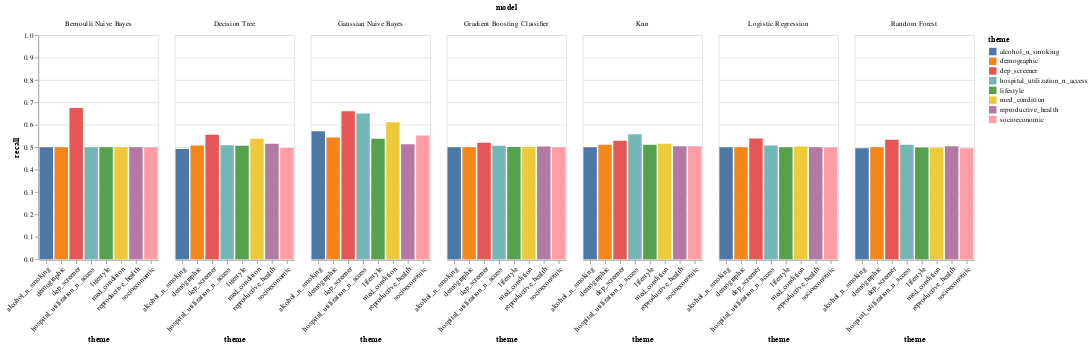

The notebook cell saved with this chart:
### Code cell
# TODO: Altair plot doesn't render

by_theme_recall

### Figure 1 — Vega-Lite specification as saved in the notebook (floating-point values rounded to 4 significant figures)
{"config": {"view": {"continuousWidth": 400, "continuousHeight": 300}}, "data": {"name": "data-a512b7a9f9e332ee0c0a6d427f814df2"}, "facet": {"field": "model", "type": "nominal"}, "spec": {"mark": "bar", "encoding": {"color": {"field": "theme", "type": "nominal"}, "x": {"axis": {"labelAngle": -45}, "field": "theme", "title": "theme", "type": "nominal"}, "y": {"field": "recall", "scale": {"domain": [0, 1]}, "title": "recall", "type": "quantitative"}}}, "$schema": "https://vega.github.io/schema/vega-lite/v4.17.0.json", "datasets": {"data-a512b7a9f9e332ee0c0a6d427f814df2": [{"model": "Bernoulli Naive Bayes", "grouping": "Macro Avg", "precision": 0.6145, "recall": 0.6752, "f1-score": 0.6324, "support": 1549.0, "accuracy": 0.827, "theme": "dep_screener"}, {"model": "Gaussian Naive Bayes", "grouping": "Macro Avg", "precision": 0.6186, "recall": 0.6605, "f1-score": 0.6337, "support": 1549.0, "accuracy": 0.8405, "theme": "dep_screener"}, {"model": "Decision Tree", "grouping": "Macro Avg", "precision": 0.5855, "recall": 0.5555, "f1-score": 0.5645, "support": 1549.0, "accuracy": 0.867, "theme": "dep_screener"}, {"model": "Logistic Regression", "grouping": "Macro Avg", "precision": 0.6856, "recall": 0.5383, "f1-score": 0.5464, "support": 1549.0, "accuracy": 0.8961, "theme": "dep_screener"}, {"model": "Random Forest", "grouping": "Macro Avg", "precision": 0.6323, "recall": 0.5326, "f1-score": 0.5376, "support": 1549.0, "accuracy": 0.8909, "theme": "dep_screener"}, {"model": "Knn", "grouping": "Macro Avg", "precision": 0.641, "recall": 0.5281, "f1-score": 0.53, "support": 1549.0, "accuracy": 0.8928, "theme": "dep_screener"}, {"model": "Gradient Boosting Classifier", "grouping": "Macro Avg", "precision": 0.7198, "recall": 0.5199, "f1-score": 0.5137, "support": 1549.0, "accuracy": 0.898, "theme": "dep_screener"}, {"model": "Gaussian Naive Bayes", "grouping": "Macro Avg", "precision": 0.5858, "recall": 0.6502, "f1-score": 0.5976, "support": 1549.0, "accuracy": 0.7921, "theme": "hospital_utilization_n_access"}, {"model": "Knn", "grouping": "Macro Avg", "precision": 0.6928, "recall": 0.5578, "f1-score": 0.5756, "support": 1549.0, "accuracy": 0.8961, "theme": "hospital_utilization_n_access"}, {"model": "Random Forest", "grouping": "Macro Avg", "precision": 0.6997, "recall": 0.5111, "f1-score": 0.4968, "support": 1549.0, "accuracy": 0.8974, "theme": "hospital_utilization_n_access"}, {"model": "Decision Tree", "grouping": "Macro Avg", "precision": 0.6637, "recall": 0.508, "f1-score": 0.4908, "support": 1549.0, "accuracy": 0.8967, "theme": "hospital_utilization_n_access"}, {"model": "Logistic Regression", "grouping": "Macro Avg", "precision": 0.6369, "recall": 0.5076, "f1-score": 0.4905, "support": 1549.0, "accuracy": 0.8961, "theme": "hospital_utilization_n_access"}, {"model": "Gradient Boosting Classifier", "grouping": "Macro Avg", "precision": 0.7826, "recall": 0.5059, "f1-score": 0.4854, "support": 1549.0, "accuracy": 0.898, "theme": "hospital_utilization_n_access"}, {"model": "Bernoulli Naive Bayes", "grouping": "Macro Avg", "precision": 0.4487, "recall": 0.5, "f1-score": 0.4729, "support": 1549.0, "accuracy": 0.8974, "theme": "hospital_utilization_n_access"}, {"model": "Gaussian Naive Bayes", "grouping": "Macro Avg", "precision": 0.5469, "recall": 0.5712, "f1-score": 0.5515, "support": 1549.0, "accuracy": 0.7902, "theme": "alcohol_n_smoking"}, {"model": "Logistic Regression", "grouping": "Macro Avg", "precision": 0.4487, "recall": 0.5, "f1-score": 0.4729, "support": 1549.0, "accuracy": 0.8974, "theme": "alcohol_n_smoking"}, {"model": "Bernoulli Naive Bayes", "grouping": "Macro Avg", "precision": 0.4487, "recall": 0.5, "f1-score": 0.4729, "support": 1549.0, "accuracy": 0.8974, "theme": "alcohol_n_smoking"}, {"model": "Gradient Boosting Classifier", "grouping": "Macro Avg", "precision": 0.4486, "recall": 0.4996, "f1-score": 0.4728, "support": 1549.0, "accuracy": 0.8967, "theme": "alcohol_n_smoking"}, {"model": "Knn", "grouping": "Macro Avg", "precision": 0.4903, "recall": 0.4992, "f1-score": 0.477, "support": 1549.0, "accuracy": 0.8909, "theme": "alcohol_n_smoking"}, {"model": "Random Forest", "grouping": "Macro Avg", "precision": 0.4483, "recall": 0.4957, "f1-score": 0.4708, "support": 1549.0, "accuracy": 0.8896, "theme": "alcohol_n_smoking"}, {"model": "Decision Tree", "grouping": "Macro Avg", "precision": 0.4479, "recall": 0.4914, "f1-score": 0.4686, "support": 1549.0, "accuracy": 0.8819, "theme": "alcohol_n_smoking"}, {"model": "Decision Tree", "grouping": "Macro Avg", "precision": 0.5146, "recall": 0.5156, "f1-score": 0.515, "support": 1549.0, "accuracy": 0.8154, "theme": "reproductive_health"}, {"model": "Gaussian Naive Bayes", "grouping": "Macro Avg", "precision": 0.511, "recall": 0.5132, "f1-score": 0.5113, "support": 1549.0, "accuracy": 0.8012, "theme": "reproductive_health"}, {"model": "Random Forest", "grouping": "Macro Avg", "precision": 0.5148, "recall": 0.5039, "f1-score": 0.4932, "support": 1549.0, "accuracy": 0.8793, "theme": "reproductive_health"}, {"model": "Knn", "grouping": "Macro Avg", "precision": 0.528, "recall": 0.5037, "f1-score": 0.4874, "support": 1549.0, "accuracy": 0.889, "theme": "reproductive_health"}, {"model": "Gradient Boosting Classifier", "grouping": "Macro Avg", "precision": 0.6156, "recall": 0.5024, "f1-score": 0.4789, "support": 1549.0, "accuracy": 0.8967, "theme": "reproductive_health"}, {"model": "Bernoulli Naive Bayes", "grouping": "Macro Avg", "precision": 0.4487, "recall": 0.5, "f1-score": 0.4729, "support": 1549.0, "accuracy": 0.8974, "theme": "reproductive_health"}, {"model": "Logistic Regression", "grouping": "Macro Avg", "precision": 0.4487, "recall": 0.5, "f1-score": 0.4729, "support": 1549.0, "accuracy": 0.8974, "theme": "reproductive_health"}, {"model": "Gaussian Naive Bayes", "grouping": "Macro Avg", "precision": 0.566, "recall": 0.6108, "f1-score": 0.5736, "support": 1549.0, "accuracy": 0.7863, "theme": "med_condition"}, {"model": "Decision Tree", "grouping": "Macro Avg", "precision": 0.5329, "recall": 0.5379, "f1-score": 0.5347, "support": 1549.0, "accuracy": 0.8154, "theme": "med_condition"}, {"model": "Knn", "grouping": "Macro Avg", "precision": 0.6265, "recall": 0.5149, "f1-score": 0.506, "support": 1549.0, "accuracy": 0.8941, "theme": "med_condition"}, {"model": "Logistic Regression", "grouping": "Macro Avg", "precision": 0.6989, "recall": 0.5028, "f1-score": 0.4791, "support": 1549.0, "accuracy": 0.8974, "theme": "med_condition"}, {"model": "Gradient Boosting Classifier", "grouping": "Macro Avg", "precision": 0.5112, "recall": 0.5006, "f1-score": 0.4778, "support": 1549.0, "accuracy": 0.8935, "theme": "med_condition"}, {"model": "Bernoulli Naive Bayes", "grouping": "Macro Avg", "precision": 0.4487, "recall": 0.5, "f1-score": 0.4729, "support": 1549.0, "accuracy": 0.8974, "theme": "med_condition"}, {"model": "Random Forest", "grouping": "Macro Avg", "precision": 0.4485, "recall": 0.4978, "f1-score": 0.4719, "support": 1549.0, "accuracy": 0.8935, "theme": "med_condition"}, {"model": "Gaussian Naive Bayes", "grouping": "Macro Avg", "precision": 0.5524, "recall": 0.5375, "f1-score": 0.542, "support": 1549.0, "accuracy": 0.8547, "theme": "lifestyle"}, {"model": "Knn", "grouping": "Macro Avg", "precision": 0.5886, "recall": 0.511, "f1-score": 0.4997, "support": 1549.0, "accuracy": 0.8922, "theme": "lifestyle"}, {"model": "Decision Tree", "grouping": "Macro Avg", "precision": 0.5068, "recall": 0.5063, "f1-score": 0.5065, "support": 1549.0, "accuracy": 0.8238, "theme": "lifestyle"}, {"model": "Gradient Boosting Classifier", "grouping": "Macro Avg", "precision": 0.5202, "recall": 0.501, "f1-score": 0.4781, "support": 1549.0, "accuracy": 0.8941, "theme": "lifestyle"}, {"model": "Bernoulli Naive Bayes", "grouping": "Macro Avg", "precision": 0.4487, "recall": 0.5, "f1-score": 0.4729, "support": 1549.0, "accuracy": 0.8974, "theme": "lifestyle"}, {"model": "Logistic Regression", "grouping": "Macro Avg", "precision": 0.4486, "recall": 0.4996, "f1-score": 0.4728, "support": 1549.0, "accuracy": 0.8967, "theme": "lifestyle"}, {"model": "Random Forest", "grouping": "Macro Avg", "precision": 0.4818, "recall": 0.4981, "f1-score": 0.4763, "support": 1549.0, "accuracy": 0.889, "theme": "lifestyle"}, {"model": "Gaussian Naive Bayes", "grouping": "Macro Avg", "precision": 0.5862, "recall": 0.5431, "f1-score": 0.5516, "support": 1549.0, "accuracy": 0.8748, "theme": "demographic"}, {"model": "Knn", "grouping": "Macro Avg", "precision": 0.5813, "recall": 0.5107, "f1-score": 0.4993, "support": 1549.0, "accuracy": 0.8915, "theme": "demographic"}, {"model": "Decision Tree", "grouping": "Macro Avg", "precision": 0.5092, "recall": 0.5079, "f1-score": 0.5081, "support": 1549.0, "accuracy": 0.8315, "theme": "demographic"}, {"model": "Logistic Regression", "grouping": "Macro Avg", "precision": 0.4487, "recall": 0.5, "f1-score": 0.4729, "support": 1549.0, "accuracy": 0.8974, "theme": "demographic"}, {"model": "Bernoulli Naive Bayes", "grouping": "Macro Avg", "precision": 0.4487, "recall": 0.5, "f1-score": 0.4729, "support": 1549.0, "accuracy": 0.8974, "theme": "demographic"}, {"model": "Gradient Boosting Classifier", "grouping": "Macro Avg", "precision": 0.4486, "recall": 0.4996, "f1-score": 0.4728, "support": 1549.0, "accuracy": 0.8967, "theme": "demographic"}, {"model": "Random Forest", "grouping": "Macro Avg", "precision": 0.4976, "recall": 0.4992, "f1-score": 0.4892, "support": 1549.0, "accuracy": 0.8709, "theme": "demographic"}, {"model": "Gaussian Naive Bayes", "grouping": "Macro Avg", "precision": 0.5633, "recall": 0.5521, "f1-score": 0.5565, "support": 1549.0, "accuracy": 0.8509, "theme": "socioeconomic"}, {"model": "Knn", "grouping": "Macro Avg", "precision": 0.5046, "recall": 0.504, "f1-score": 0.5039, "support": 1549.0, "accuracy": 0.8296, "theme": "socioeconomic"}, {"model": "Logistic Regression", "grouping": "Macro Avg", "precision": 0.4487, "recall": 0.5, "f1-score": 0.4729, "support": 1549.0, "accuracy": 0.8974, "theme": "socioeconomic"}, {"model": "Bernoulli Naive Bayes", "grouping": "Macro Avg", "precision": 0.4487, "recall": 0.5, "f1-score": 0.4729, "support": 1549.0, "accuracy": 0.8974, "theme": "socioeconomic"}, {"model": "Gradient Boosting Classifier", "grouping": "Macro Avg", "precision": 0.4486, "recall": 0.4996, "f1-score": 0.4728, "support": 1549.0, "accuracy": 0.8967, "theme": "socioeconomic"}, {"model": "Decision Tree", "grouping": "Macro Avg", "precision": 0.4828, "recall": 0.4966, "f1-score": 0.479, "support": 1549.0, "accuracy": 0.8812, "theme": "socioeconomic"}, {"model": "Random Forest", "grouping": "Macro Avg", "precision": 0.4482, "recall": 0.4953, "f1-score": 0.4706, "support": 1549.0, "accuracy": 0.889, "theme": "socioeconomic"}]}}
